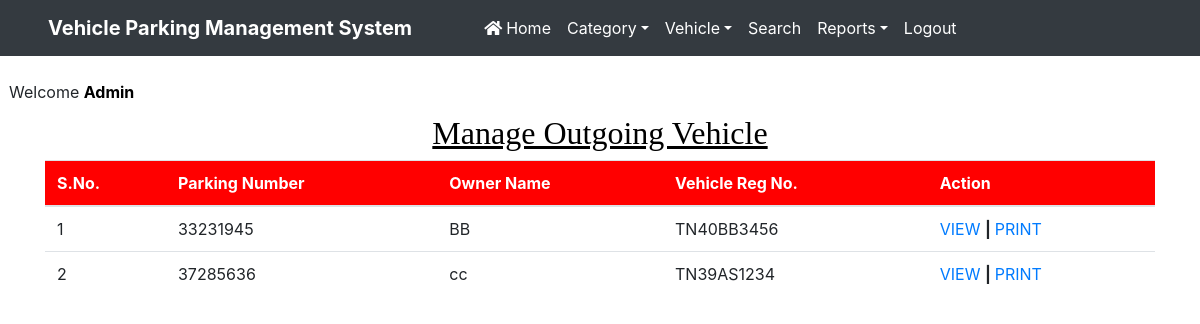
/manage_outgoingvehicle (signed in), run on an earlier commit of the app's database.
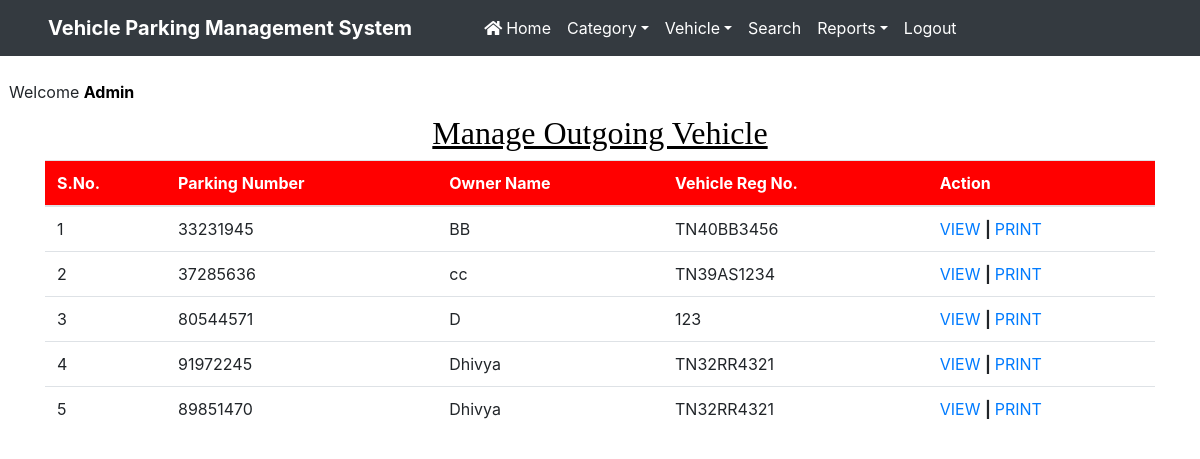
And on a later commit of the database.
### vehicle/models.py (models this page shows, shortened)
class Vehicle(models.Model):
    id = models.BigAutoField(primary_key=True)
    parkingnumber = models.CharField(max_length=20)
    category = models.ForeignKey(Category, on_delete=models.CASCADE)
    vehiclecompany = models.CharField(max_length=50)
    regno = models.CharField(max_length=10)
    ownername = models.CharField(max_length=50)
    ownercontact = models.CharField(max_length=15)
    pdate = models.DateField()
    intime = models.DateTimeField()
    outtime = models.DateTimeField(null=True, blank=True)
    parkingcharge = models.CharField(max_length=50)
    remark = models.CharField(max_length=500)
    status = models.CharField(max_length=20)

### vehicle/views.py (the view)
# urls.py: path('manage_outgoingvehicle',manage_outgoingvehicle,name='manage_outgoingvehicle'),
def manage_outgoingvehicle(request):
    if not request.user.is_authenticated:
        return redirect('admin_login')
    vehicle = Vehicle.objects.filter(status="Out")
    d = {'vehicle':vehicle}
    return render(request, 'manage_outgoingvehicle.html', d)

### vehicle/templates/manage_outgoingvehicle.html (shortened to what this page needs)
{% load static %}
<html>
<head>
{% include 'headeradmin.html' %}
  <link rel = stylesheet href="https://cdn.datatables.net/1.10.20/css/jquery.dataTables.min.css">
<link rel = stylesheet href="https://cdn.datatables.net/buttons/1.6.1/css/buttons.dataTables.min.css">
</head>
<body>
{% include 'nav2admin.html' %}
<br> &nbsp;&nbsp;Welcome <b style = 'text-transform : capitalize ; color : black'>{{request.user.username}}</b>
<div class="container" style = "margin-top:10px">
<h2 class="text-center" style = "font-family : Times New Roman ; color : black"><u>Manage Outgoing Vehicle</u></h2>
<table class='table table-hover' id = "example">
<thead style = 'background-color : red ; color : white'>
<tr>
<th>S.No.</th>
<th>Parking Number</th>
<th>Owner Name</th>
<th>Vehicle Reg No.</th>
<th>Action</th>
</tr>
</thead>
<tbody>
  {% for i in vehicle %}
<tr>
<td>{{forloop.counter}}</td>
<td>{{i.parkingnumber}}</td>
<td>{{i.ownername}}</td>
<td>{{i.regno}}</td>
<td>
  <a href="{% url 'view_outgoingdetail' i.id %}" >VIEW</i></a>
  <b> | </b>
  <a href="{% url 'print' i.id %}" >PRINT</a>
</td>
</tr>
{% endfor %}
</tbody>
</table>
</div>
</body>
</html>

What changed in the data, as far as the page shows it:
now on this page (row edited): Vehicle: parkingnumber "80544571", ownername "D", regno "123"
added Vehicle: parkingnumber "91972245", ownername "Dhivya", regno "TN32RR4321"
added Vehicle: parkingnumber "89851470", ownername "Dhivya", regno "TN32RR4321"
